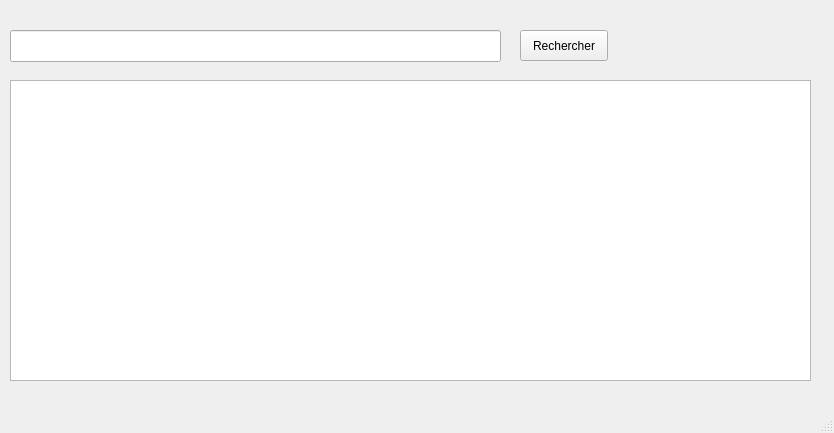
<?xml version="1.0" encoding="UTF-8"?>
<ui version="4.0">
 <class>MainWindow</class>
 <widget class="QMainWindow" name="MainWindow">
  <property name="geometry">
   <rect>
    <x>0</x>
    <y>0</y>
    <width>834</width>
    <height>433</height>
   </rect>
  </property>
  <property name="windowTitle">
   <string>MainWindow</string>
  </property>
  <widget class="QWidget" name="centralwidget">
   <widget class="QListWidget" name="listWidget">
    <property name="geometry">
     <rect>
      <x>10</x>
      <y>80</y>
      <width>801</width>
      <height>301</height>
     </rect>
    </property>
   </widget>
   <widget class="QLineEdit" name="lineEdit">
    <property name="geometry">
     <rect>
      <x>10</x>
      <y>30</y>
      <width>491</width>
      <height>32</height>
     </rect>
    </property>
   </widget>
   <widget class="QPushButton" name="pushButton">
    <property name="geometry">
     <rect>
      <x>520</x>
      <y>30</y>
      <width>88</width>
      <height>31</height>
     </rect>
    </property>
    <property name="text">
     <string>Rechercher</string>
    </property>
   </widget>
  </widget>
  <widget class="QMenuBar" name="menubar">
   <property name="geometry">
    <rect>
     <x>0</x>
     <y>0</y>
     <width>834</width>
     <height>30</height>
    </rect>
   </property>
  </widget>
  <widget class="QStatusBar" name="statusbar"/>
 </widget>
 <resources/>
 <connections/>
</ui>
